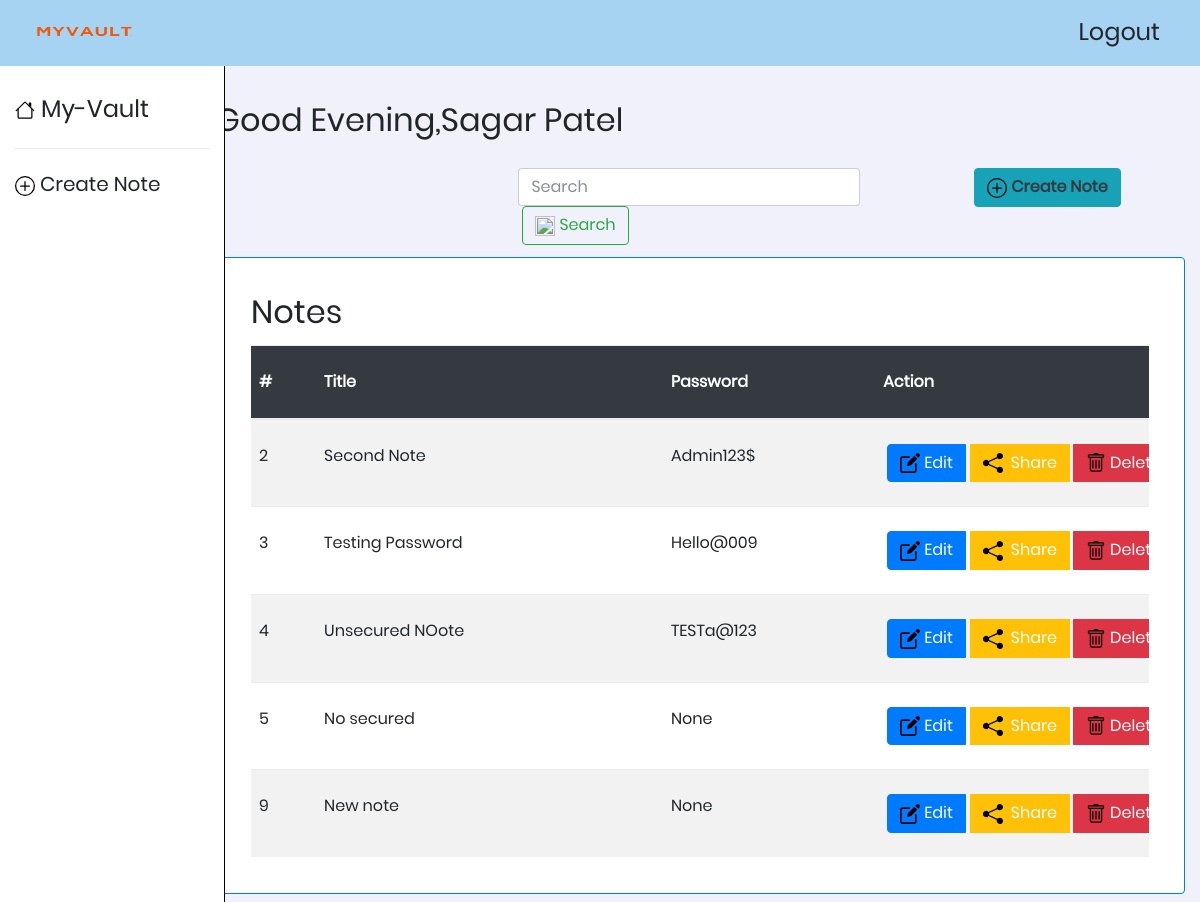
The page /user/myvault/ (signed in) on the database as committed earlier.
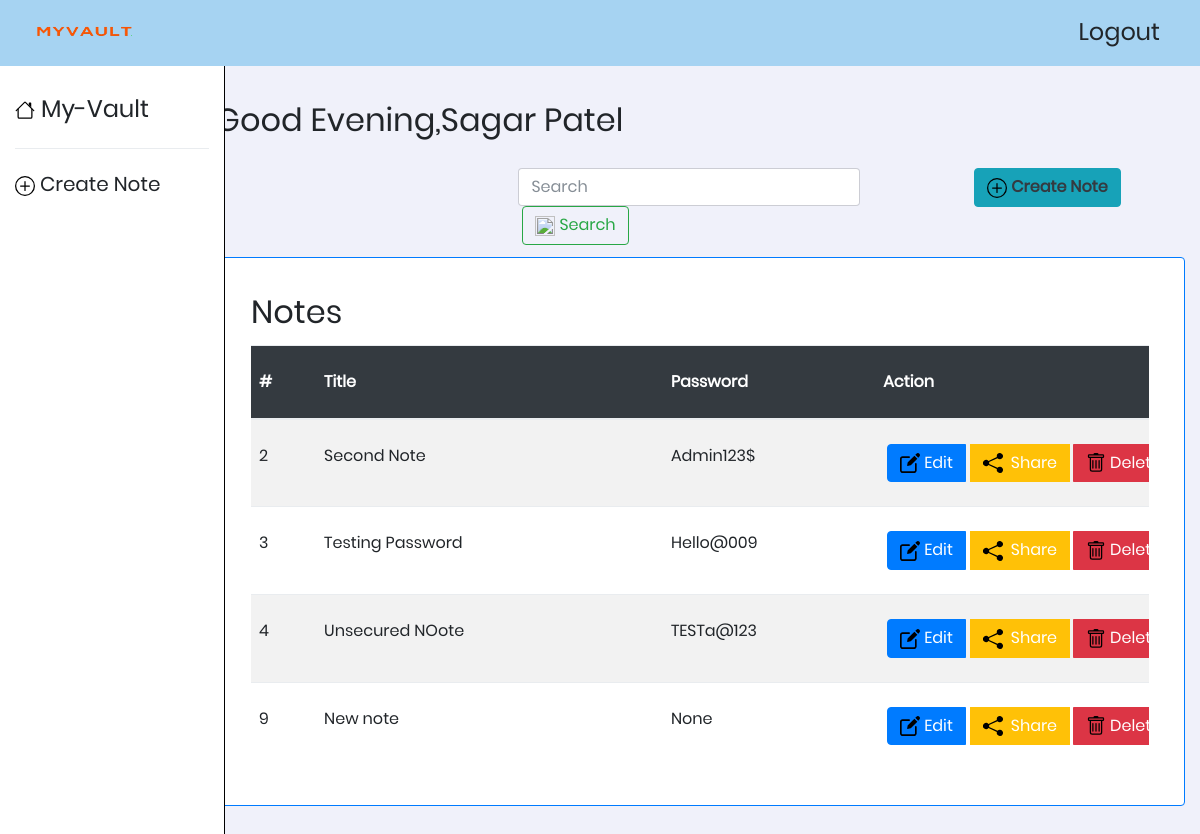
The same page on the database as committed later.
### login/models.py (models this page shows, shortened)
class Note(models.Model):
    title = models.CharField(max_length=1000, blank=False)
    secured_content = models.CharField(max_length=1000, blank=False, null=False)
    isset_Password = models.BooleanField(default=False)
    password = models.CharField(max_length=300, blank=True, null=True)
    created_at = models.DateTimeField(auto_now_add=True)
    expiry_time = models.DateTimeField(blank=True,null= True)
    creator = models.ForeignKey(Users, on_delete=models.CASCADE)
    def set_PasswordDecrypt(txt):
        if txt is None:
            return None
        else:
            key = Fernet(settings.KEY)
            strTxt = key.decrypt(txt.encode('utf8'))
            return strTxt.decode('utf8')

### login/views.py (the view)
# urls.py: path('user/myvault/', views.Dashboard, name="user_dashboard"),
def Dashboard(request):
    if request.session.get('session_email'):
        note = list(Note.objects.filter(creator_id = Users.objects.get(email = request.session.get('session_email'))).values())
        for item in note:
            item['password'] = Note.set_PasswordDecrypt(item['password'])
        return render(request, "dashboard.html",
                      {
                          "users": Users.objects.get(email=request.session.get('session_email')),
                          "notes": note
                      })
    return HttpResponseRedirect(reverse('login'))

### login/models.py (called while the page is built)
    @property
    def fullName(self):
        return '%s %s' % (self.firstName.capitalize(), self.lastName.capitalize())

### templates/dashboard.html (shortened to what the changed rows need)
{% load static %}
<!DOCTYPE html>
<html lang="en">
  <head>
    <link rel="stylesheet" type="text/css" href="{% static 'vendor/bootstrap/css/bootstrap.min.css' %}">
    <link rel="stylesheet" type="text/css" href="{% static '/css/main.css' %}">
    <link rel="stylesheet" type="text/css"
      href="https://use.fontawesome.com/releases/v5.3.1/css/all.css"
>
  </head>
  <body>
    <div class="container-fluid mt-5">
      <div class="row">
        <div class="col-lg-10 mt-5">
          <div class="container-fluid">
            <div class="row mt-2">
              <div class="col-12 bg-white my-2 border border-2 border-primary rounded">
                  <div class="card-body">
                    <div class="flex my-3">
                      <h2>Notes</h2>
                    </div>
                    <div class="table-responsive">
                      {% if notes %}
                      <table class="table table-borderless table-striped table-hover">
                        <thead class="bg-dark text-white">
                          <tr>
                            <th class="px-5 px-lg-2 py-4">#</th>
                            <th class="px-5 px-lg-2 py-4">Title</th>
                            <th class="px-5 px-lg-1 py-4">Password</th>
                            <th class="px-5 px-lg-1 py-4">Action</th>
                          </tr>
                          <tbody>
                            {% for item in notes%}
                            <tr>
                              <td class="px-5 px-lg-2 py-4">{{ item.id }}</td>
                              <td class="px-5 px-lg-2 py-4">{{item.title}}</td>
                              <td class="px-5 px-lg-1 py-4">{{item.password}}</td>
                              <td class="px-5 px-lg-2 py-4">
                                <div class="btn-group action-btn" role="group">
                                  <a class="btn btn-primary" href="{% url 'note_edit' item.id %}">
                                    <img src="{% static 'images/icons/edit.svg' %}" alt="" width="20" height="20">
                                    <span>Edit</span>
                                  </a>
                                  <a class="btn btn-warning mx-1" href="{% url 'note_share' item.id %}">
                                    <img src="{% static 'images/icons/share-fill.svg' %}"alt="" width="20" height="20">
                                    <span class="text-white ml-1">Share</span>
                                  </a>
                                  <a class="btn btn-danger" href="{% url 'note_delete' item.id %}">
                                    <img src="{% static 'images/icons/remove.svg' %}" alt=""
                                      width="20" height="20">
                                    <span>Delete</span>
                                  </a>
                                </div>
                              </td>
                            </tr>
                            {% endfor %}
                            {% else %}
                            <tr>
                                <div style="text-align: center;font-size:18px;">No-Data avaiable</div>
                            </tr>
                            {% endif %}
                          </tbody>
                        </thead>
                      </table>
                    </div>
                  </div>
                </div>
              </div>
            </div>
          </div>
        </div>
      </div>
  </body>
</html>

Rows that differ between the two databases and show on the page:
removed Note: id "5", title "No secured", password "None"
